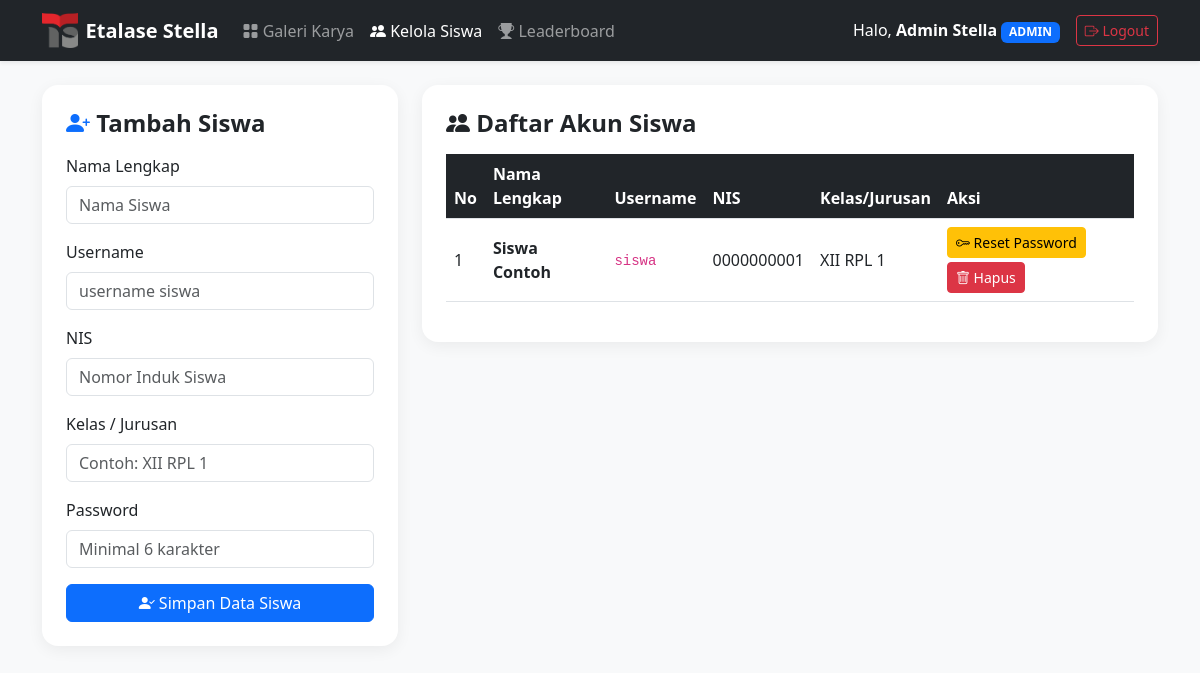
Page /admin/siswa.php (signed in) on the committed database.
### tables this page shows
CREATE TABLE IF NOT EXISTS students (
    id_siswa INT AUTO_INCREMENT PRIMARY KEY,
    id_users INT UNIQUE,
    nis VARCHAR(30) UNIQUE,
    nama_lengkap VARCHAR(100),
    kelas_jurusan VARCHAR(50),
    foto_profil VARCHAR(255) NULL,
    FOREIGN KEY (id_users) REFERENCES users(id_users) ON DELETE CASCADE
);

CREATE TABLE IF NOT EXISTS users (
    id_users INT AUTO_INCREMENT PRIMARY KEY,
    nama VARCHAR(100) NOT NULL,
    username VARCHAR(50) UNIQUE,
    password VARCHAR(255) NOT NULL,
    role ENUM('super_admin', 'admin', 'siswa') DEFAULT 'siswa'
);

### middleware/auth_check.php (called while the page is built, shortened)
<?php
function e($value): string {
    return htmlspecialchars((string) $value, ENT_QUOTES, 'UTF-8');
}

### admin/siswa.php (the view, shortened to what this page needs)
<?php
require_once '../config/kuis_db.php';
require_once '../middleware/auth_check.php';
$siswa = $pdo->query("SELECT u.id_users, u.nama, u.username, s.nis, s.kelas_jurusan
                      FROM users u
                      LEFT JOIN students s ON s.id_users = u.id_users
                      WHERE u.role = 'siswa'
                      ORDER BY u.id_users DESC")->fetchAll();
?>
<!DOCTYPE html>
<html lang="id">
<head>
    <link href="https://cdn.jsdelivr.net/npm/bootstrap@5.3.0/dist/css/bootstrap.min.css" rel="stylesheet">
    <link rel="stylesheet" href="https://cdn.jsdelivr.net/npm/bootstrap-icons@1.11.0/font/bootstrap-icons.css">
    <link rel="stylesheet" href="../assets/css/kelola.css">
</head>
<body>
<?php require __DIR__ . '/../includes/navbar.php'; ?>
<div class="container my-4">
    <div class="row g-4">
        <div class="col-md-4">
            <div class="card card-custom p-4">
                <h4 class="fw-bold mb-3"><i class="bi bi-person-plus-fill text-primary"></i> Tambah Siswa</h4>
                <form method="POST">
                    <div class="mb-3">
                        <label class="form-label">Nama Lengkap</label>
                        <input type="text" name="nama" class="form-control" required placeholder="Nama Siswa" value="<?= e($_POST['nama'] ?? '') ?>">
                    </div>
                    <div class="mb-3">
                        <label class="form-label">Username</label>
                        <input type="text" name="username" class="form-control" required pattern="[A-Za-z0-9_.]{3,50}" placeholder="username siswa" value="<?= e($_POST['username'] ?? '') ?>">
                    </div>
                    <div class="mb-3">
                        <label class="form-label">NIS</label>
                        <input type="text" name="nis" class="form-control" required maxlength="30" placeholder="Nomor Induk Siswa" value="<?= e($_POST['nis'] ?? '') ?>">
                    </div>
                    <div class="mb-3">
                        <label class="form-label">Kelas / Jurusan</label>
                        <input type="text" name="kelas_jurusan" class="form-control" required maxlength="50" placeholder="Contoh: XII RPL 1" value="<?= e($_POST['kelas_jurusan'] ?? '') ?>">
                    </div>
                    <div class="mb-3">
                        <label class="form-label">Password</label>
                        <input type="password" name="password" class="form-control" required minlength="6" placeholder="Minimal 6 karakter">
                    </div>
                    <button type="submit" class="btn btn-primary w-100"><i class="bi bi-person-check-fill"></i> Simpan Data Siswa</button>
                </form>
            </div>
        </div>
        <div class="col-md-8">
            <div class="card card-custom p-4">
                <h4 class="fw-bold mb-3"><i class="bi bi-people-fill text-dark"></i> Daftar Akun Siswa</h4>
                <div class="table-responsive">
                    <table class="table table-hover align-middle table-custom">
                        <thead>
                            <tr>
                                <th>No</th>
                                <th>Nama Lengkap</th>
                                <th>Username</th>
                                <th>NIS</th>
                                <th>Kelas/Jurusan</th>
                                <th>Aksi</th>
                            </tr>
                        </thead>
                        <tbody>
                            <?php $no = 1; foreach ($siswa as $row): ?>
                            <tr>
                                <td><?= $no++ ?></td>
                                <td><b><?= e($row['nama']) ?></b></td>
                                <td><code><?= e($row['username']) ?></code></td>
                                <td><?= e($row['nis'] ?? '-') ?></td>
                                <td><?= e($row['kelas_jurusan'] ?? '-') ?></td>
                                <td>
                                    <div class="d-flex gap-1 flex-wrap">
                                        <form method="POST" onsubmit="return confirm('Reset password siswa ini menjadi <?= e(DEFAULT_RESET_PASSWORD) ?>?');">
                                            <button type="submit" class="btn btn-warning btn-sm"><i class="bi bi-key"></i> Reset Password</button>
                                        </form>
                                        <form method="POST" onsubmit="return confirm('Hapus akun siswa ini beserta karya yang diunggah?');">
                                            <button type="submit" class="btn btn-danger btn-sm"><i class="bi bi-trash"></i> Hapus</button>
                                        </form>
                                    </div>
                                </td>
                            </tr>
                            <?php endforeach; ?>
                        </tbody>
                    </table>
                </div>
            </div>
        </div>
    </div>
</div>
</body>
</html>

### assets/css/kelola.css (style rules this page uses)
body { background-color: #f8f9fa; }
.card-custom { border: none; border-radius: 16px; box-shadow: 0 4px 16px rgba(0, 0, 0, 0.06); }
.table-custom th { background-color: #212529; color: #ffffff; }

### rows in the picture
students: id_users.nama "Siswa Contoh", id_users.username "siswa", nis "0000000001", kelas_jurusan "XII RPL 1"

### other values in the picture
$_SESSION['nama'] "Admin Stella"
str_replace('_', ' ', $_SESSION['role']) "ADMIN"
